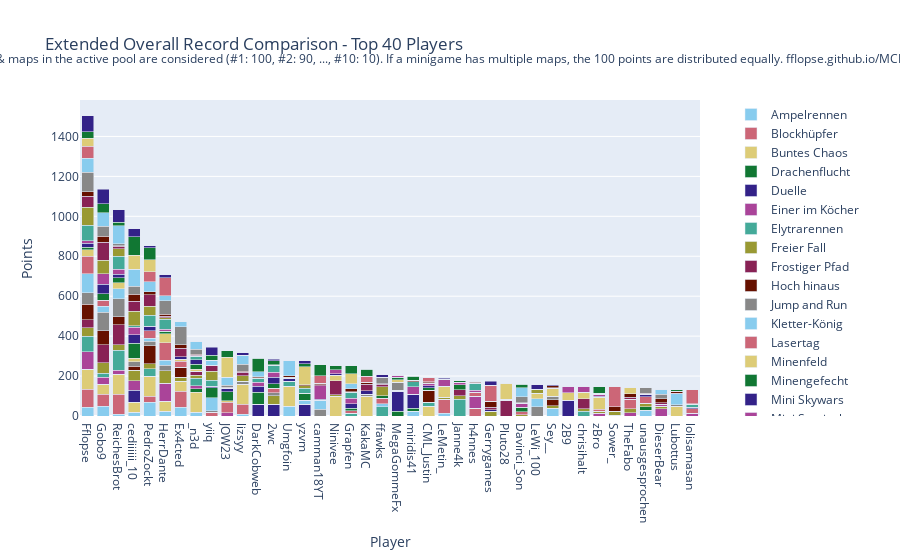

The notebook cell saved with this chart:
### Code cell
import plotly.graph_objects as go

# Sum all columns to get the total score
outDf['Total'] = outDf.sum(axis=1)

# Sort by total score and fill N/A values with 0
outDf = outDf.sort_values(by='Total', ascending=False).fillna(0)

# Crop to top 10 players
cropDf = outDf.head(40).copy()

# Drop the 'Total' column for plotting
cropDf = cropDf.drop(columns=['Total'])

# Create a color palette
color_palette = px.colors.qualitative.Safe

# Create the stacked bar plot
fig = go.Figure()

for column in cropDf.columns.difference(['Player']):
    fig.add_trace(go.Bar(
        x=cropDf.index,
        y=cropDf[column],
        name=column,
        marker_color=color_palette[len(fig.data) % len(color_palette)]
    ))

# Update layout
fig.update_layout(
    barmode='stack',
    title='Extended Overall Record Comparison - Top 40 Players',
    xaxis=dict(title='Player'),
    yaxis=dict(title='Points'),
    #height=800,
    #width=1000,
    legend=dict(
        x=1.05,
        y=0.5,
        traceorder='normal',
        font=dict(size=12),
        bgcolor='rgba(255, 255, 255, 0)',
        bordercolor='rgba(0, 0, 0, 0)'
    ),
    margin=dict(r=200),  # Adjust right margin to make room for the legend
    annotations=[
        dict(
            x=0.5,
            y=1.1635,
            xref='paper',
            yref='paper',
            text='Max 100 points per minigame. Records #1 through #10 of games & maps in the active pool are considered (#1: 100, #2: 90, ..., #10: 10). If a minigame has multiple maps, the 100 points are distributed equally. fflopse.github.io/MCP-Records/data-analysis/global-ranking.ipynb',
            showarrow=False,
            font=dict(size=12),
            xanchor='center'
        )
    ]
)

fig.show()

# save the plot as an html file

fig.write_html('out/ext_overall_record_comparison.html')

### Figure 1 — Plotly figure (JSON) as saved in the notebook; plotly's stock layout.template omitted (floating-point values rounded to 4 significant figures)
{"data": [{"marker": {"color": "rgb(136, 204, 238)"}, "name": "Ampelrennen", "type": "bar", "x": ["Fflopse", "Gobo9", "ReichesBrot", "cediiiiii_10", "PedroZockt", "HerrDante", "Ex4cted", "_n3d", "yiiq", "JOW23", "lizsyy", "DarkCobweb", "2wc", "Umgfoin", "yzvm", "camman18YT", "Ninivee", "Grapfen", "KakaMC", "ffawks", "MegaGommeFx", "miridis41", "CML_Justin", "LeMetin_", "Janne4k", "h4nnes", "Gerrygames", "Pluto28", "Davinci_Son", "LeWi_100", "Sey__", "2B9", "chrisihalt", "zBro", "Sower_", "TheFabo", "unausgesprochen", "DieserBear", "Lubottus", "lolisamasan"], "y": [45, 50, 10, 20, 70, 25, 45, 20, 0, 0, 10, 0, 0, 50, 0, 0, 0, 0, 0, 0, 0, 25, 0, 15, 0, 0, 0, 0, 0, 0, 40, 0, 0, 0, 0, 0, 30, 0, 0, 0]}, {"marker": {"color": "rgb(204, 102, 119)"}, "name": "Blockhüpfer", "type": "bar", "x": ["Fflopse", "Gobo9", "ReichesBrot", "cediiiiii_10", "PedroZockt", "HerrDante", "Ex4cted", "_n3d", "yiiq", "JOW23", "lizsyy", "DarkCobweb", "2wc", "Umgfoin", "yzvm", "camman18YT", "Ninivee", "Grapfen", "KakaMC", "ffawks", "MegaGommeFx", "miridis41", "CML_Justin", "LeMetin_", "Janne4k", "h4nnes", "Gerrygames", "Pluto28", "Davinci_Son", "LeWi_100", "Sey__", "2B9", "chrisihalt", "zBro", "Sower_", "TheFabo", "unausgesprochen", "DieserBear", "Lubottus", "lolisamasan"], "y": [90, 60, 100, 0, 30, 0, 80, 0, 20, 0, 50, 0, 0, 0, 0, 0, 0, 0, 0, 0, 0, 0, 0, 70, 0, 40, 0, 0, 0, 0, 0, 0, 0, 0, 0, 0, 0, 0, 0, 0]}, {"marker": {"color": "rgb(221, 204, 119)"}, "name": "Buntes Chaos", "type": "bar", "x": ["Fflopse", "Gobo9", "ReichesBrot", "cediiiiii_10", "PedroZockt", "HerrDante", "Ex4cted", "_n3d", "yiiq", "JOW23", "lizsyy", "DarkCobweb", "2wc", "Umgfoin", "yzvm", "camman18YT", "Ninivee", "Grapfen", "KakaMC", "ffawks", "MegaGommeFx", "miridis41", "CML_Justin", "LeMetin_", "Janne4k", "h4nnes", "Gerrygames", "Pluto28", "Davinci_Son", "LeWi_100", "Sey__", "2B9", "chrisihalt", "zBro", "Sower_", "TheFabo", "unausgesprochen", "DieserBear", "Lubottus", "lolisamasan"], "y": [100, 50, 100, 50, 100, 50, 50, 100, 0, 0, 100, 0, 0, 100, 0, 0, 100, 0, 100, 0, 0, 0, 50, 0, 0, 0, 0, 0, 0, 0, 0, 0, 0, 0, 0, 0, 0, 0, 50, 0]}, {"marker": {"color": "rgb(17, 119, 51)"}, "name": "Drachenflucht", "type": "bar", "x": ["Fflopse", "Gobo9", "ReichesBrot", "cediiiiii_10", "PedroZockt", "HerrDante", "Ex4cted", "_n3d", "yiiq", "JOW23", "lizsyy", "DarkCobweb", "2wc", "Umgfoin", "yzvm", "camman18YT", "Ninivee", "Grapfen", "KakaMC", "ffawks", "MegaGommeFx", "miridis41", "CML_Justin", "LeMetin_", "Janne4k", "h4nnes", "Gerrygames", "Pluto28", "Davinci_Son", "LeWi_100", "Sey__", "2B9", "chrisihalt", "zBro", "Sower_", "TheFabo", "unausgesprochen", "DieserBear", "Lubottus", "lolisamasan"], "y": [0, 0, 0, 0, 0, 0, 0, 16, 0, 0, 0, 0, 0, 0, 0, 0, 0, 0, 0, 0, 24, 14, 0, 0, 0, 0, 0, 0, 0, 0, 0, 0, 0, 0, 4, 0, 16, 0, 0, 0]}, {"marker": {"color": "rgb(51, 34, 136)"}, "name": "Duelle", "type": "bar", "x": ["Fflopse", "Gobo9", "ReichesBrot", "cediiiiii_10", "PedroZockt", "HerrDante", "Ex4cted", "_n3d", "yiiq", "JOW23", "lizsyy", "DarkCobweb", "2wc", "Umgfoin", "yzvm", "camman18YT", "Ninivee", "Grapfen", "KakaMC", "ffawks", "MegaGommeFx", "miridis41", "CML_Justin", "LeMetin_", "Janne4k", "h4nnes", "Gerrygames", "Pluto28", "Davinci_Son", "LeWi_100", "Sey__", "2B9", "chrisihalt", "zBro", "Sower_", "TheFabo", "unausgesprochen", "DieserBear", "Lubottus", "lolisamasan"], "y": [0, 0, 0, 60, 0, 0, 0, 0, 0, 0, 0, 60, 60, 0, 60, 0, 0, 0, 0, 0, 100, 70, 0, 0, 0, 0, 0, 0, 0, 0, 0, 80, 0, 0, 0, 0, 0, 0, 0, 0]}, {"marker": {"color": "rgb(170, 68, 153)"}, "name": "Einer im Köcher", "type": "bar", "x": ["Fflopse", "Gobo9", "ReichesBrot", "cediiiiii_10", "PedroZockt", "HerrDante", "Ex4cted", "_n3d", "yiiq", "JOW23", "lizsyy", "DarkCobweb", "2wc", "Umgfoin", "yzvm", "camman18YT", "Ninivee", "Grapfen", "KakaMC", "ffawks", "MegaGommeFx", "miridis41", "CML_Justin", "LeMetin_", "Janne4k", "h4nnes", "Gerrygames", "Pluto28", "Davinci_Son", "LeWi_100", "Sey__", "2B9", "chrisihalt", "zBro", "Sower_", "TheFabo", "unausgesprochen", "DieserBear", "Lubottus", "lolisamasan"], "y": [86.67, 33.33, 20, 46.67, 0, 90, 0, 16.67, 0, 16.67, 0, 0, 0, 0, 0, 0, 0, 0, 0, 0, 0, 0, 0, 0, 0, 60, 0, 0, 0, 0, 0, 0, 0, 13.33, 0, 16.67, 0, 36.67, 0, 13.33]}, {"marker": {"color": "rgb(68, 170, 153)"}, "name": "Elytrarennen", "type": "bar", "x": ["Fflopse", "Gobo9", "ReichesBrot", "cediiiiii_10", "PedroZockt", "HerrDante", "Ex4cted", "_n3d", "yiiq", "JOW23", "lizsyy", "DarkCobweb", "2wc", "Umgfoin", "yzvm", "camman18YT", "Ninivee", "Grapfen", "KakaMC", "ffawks", "MegaGommeFx", "miridis41", "CML_Justin", "LeMetin_", "Janne4k", "h4nnes", "Gerrygames", "Pluto28", "Davinci_Son", "LeWi_100", "Sey__", "2B9", "chrisihalt", "zBro", "Sower_", "TheFabo", "unausgesprochen", "DieserBear", "Lubottus", "lolisamasan"], "y": [76.67, 20, 100, 0, 36.67, 0, 0, 36.67, 0, 0, 0, 0, 0, 23.33, 0, 0, 0, 13.33, 0, 46.67, 0, 0, 20, 0, 83.33, 0, 0, 0, 0, 0, 0, 0, 23.33, 0, 0, 0, 0, 0, 0, 0]}, {"marker": {"color": "rgb(153, 153, 51)"}, "name": "Freier Fall", "type": "bar", "x": ["Fflopse", "Gobo9", "ReichesBrot", "cediiiiii_10", "PedroZockt", "HerrDante", "Ex4cted", "_n3d", "yiiq", "JOW23", "lizsyy", "DarkCobweb", "2wc", "Umgfoin", "yzvm", "camman18YT", "Ninivee", "Grapfen", "KakaMC", "ffawks", "MegaGommeFx", "miridis41", "CML_Justin", "LeMetin_", "Janne4k", "h4nnes", "Gerrygames", "Pluto28", "Davinci_Son", "LeWi_100", "Sey__", "2B9", "chrisihalt", "zBro", "Sower_", "TheFabo", "unausgesprochen", "DieserBear", "Lubottus", "lolisamasan"], "y": [42.5, 52.5, 27.5, 52.5, 25, 62.5, 20, 15, 0, 0, 0, 0, 42.5, 0, 0, 0, 7.5, 0, 0, 0, 5, 0, 0, 10, 17.5, 0, 25, 0, 7.5, 0, 12.5, 0, 12.5, 10, 20, 20, 17.5, 12.5, 0, 0]}, {"marker": {"color": "rgb(136, 34, 85)"}, "name": "Frostiger Pfad", "type": "bar", "x": ["Fflopse", "Gobo9", "ReichesBrot", "cediiiiii_10", "PedroZockt", "HerrDante", "Ex4cted", "_n3d", "yiiq", "JOW23", "lizsyy", "DarkCobweb", "2wc", "Umgfoin", "yzvm", "camman18YT", "Ninivee", "Grapfen", "KakaMC", "ffawks", "MegaGommeFx", "miridis41", "CML_Justin", "LeMetin_", "Janne4k", "h4nnes", "Gerrygames", "Pluto28", "Davinci_Son", "LeWi_100", "Sey__", "2B9", "chrisihalt", "zBro", "Sower_", "TheFabo", "unausgesprochen", "DieserBear", "Lubottus", "lolisamasan"], "y": [40, 90, 100, 0, 0, 0, 0, 20, 0, 0, 0, 0, 0, 0, 0, 0, 70, 0, 0, 0, 0, 0, 0, 0, 30, 0, 0, 80, 0, 0, 0, 0, 50, 0, 0, 0, 0, 0, 0, 0]}, {"marker": {"color": "rgb(102, 17, 0)"}, "name": "Hoch hinaus", "type": "bar", "x": ["Fflopse", "Gobo9", "ReichesBrot", "cediiiiii_10", "PedroZockt", "HerrDante", "Ex4cted", "_n3d", "yiiq", "JOW23", "lizsyy", "DarkCobweb", "2wc", "Umgfoin", "yzvm", "camman18YT", "Ninivee", "Grapfen", "KakaMC", "ffawks", "MegaGommeFx", "miridis41", "CML_Justin", "LeMetin_", "Janne4k", "h4nnes", "Gerrygames", "Pluto28", "Davinci_Son", "LeWi_100", "Sey__", "2B9", "chrisihalt", "zBro", "Sower_", "TheFabo", "unausgesprochen", "DieserBear", "Lubottus", "lolisamasan"], "y": [80, 70, 40, 20, 90, 0, 50, 0, 0, 0, 0, 0, 0, 0, 0, 0, 0, 0, 0, 0, 0, 0, 60, 0, 0, 0, 0, 0, 0, 0, 30, 0, 0, 0, 0, 0, 0, 0, 0, 0]}, {"marker": {"color": "rgb(136, 136, 136)"}, "name": "Jump and Run", "type": "bar", "x": ["Fflopse", "Gobo9", "ReichesBrot", "cediiiiii_10", "PedroZockt", "HerrDante", "Ex4cted", "_n3d", "yiiq", "JOW23", "lizsyy", "DarkCobweb", "2wc", "Umgfoin", "yzvm", "camman18YT", "Ninivee", "Grapfen", "KakaMC", "ffawks", "MegaGommeFx", "miridis41", "CML_Justin", "LeMetin_", "Janne4k", "h4nnes", "Gerrygames", "Pluto28", "Davinci_Son", "LeWi_100", "Sey__", "2B9", "chrisihalt", "zBro", "Sower_", "TheFabo", "unausgesprochen", "DieserBear", "Lubottus", "lolisamasan"], "y": [56.67, 93.33, 90, 23.33, 23.33, 26.67, 0, 0, 6.667, 0, 13.33, 0, 13.33, 0, 0, 33.33, 0, 0, 10, 0, 40, 0, 0, 0, 0, 0, 0, 0, 0, 46.67, 16.67, 0, 0, 0, 0, 0, 0, 0, 6.667, 0]}, {"marker": {"color": "rgb(136, 204, 238)"}, "name": "Kletter-König", "type": "bar", "x": ["Fflopse", "Gobo9", "ReichesBrot", "cediiiiii_10", "PedroZockt", "HerrDante", "Ex4cted", "_n3d", "yiiq", "JOW23", "lizsyy", "DarkCobweb", "2wc", "Umgfoin", "yzvm", "camman18YT", "Ninivee", "Grapfen", "KakaMC", "ffawks", "MegaGommeFx", "miridis41", "CML_Justin", "LeMetin_", "Janne4k", "h4nnes", "Gerrygames", "Pluto28", "Davinci_Son", "LeWi_100", "Sey__", "2B9", "chrisihalt", "zBro", "Sower_", "TheFabo", "unausgesprochen", "DieserBear", "Lubottus", "lolisamasan"], "y": [95, 30, 50, 0, 15, 25, 0, 0, 65, 0, 0, 0, 0, 0, 20, 45, 0, 0, 0, 15, 0, 0, 0, 0, 0, 0, 0, 0, 0, 40, 0, 0, 0, 0, 0, 0, 0, 0, 55, 0]}, {"marker": {"color": "rgb(204, 102, 119)"}, "name": "Lasertag", "type": "bar", "x": ["Fflopse", "Gobo9", "ReichesBrot", "cediiiiii_10", "PedroZockt", "HerrDante", "Ex4cted", "_n3d", "yiiq", "JOW23", "lizsyy", "DarkCobweb", "2wc", "Umgfoin", "yzvm", "camman18YT", "Ninivee", "Grapfen", "KakaMC", "ffawks", "MegaGommeFx", "miridis41", "CML_Justin", "LeMetin_", "Janne4k", "h4nnes", "Gerrygames", "Pluto28", "Davinci_Son", "LeWi_100", "Sey__", "2B9", "chrisihalt", "zBro", "Sower_", "TheFabo", "unausgesprochen", "DieserBear", "Lubottus", "lolisamasan"], "y": [86.67, 30, 0, 0, 36.67, 86.67, 30, 0, 0, 53.33, 0, 0, 23.33, 0, 0, 0, 0, 13.33, 0, 26.67, 0, 0, 0, 0, 0, 20, 0, 0, 13.33, 0, 0, 0, 0, 10, 0, 46.67, 33.33, 0, 0, 23.33]}, {"marker": {"color": "rgb(221, 204, 119)"}, "name": "Minenfeld", "type": "bar", "x": ["Fflopse", "Gobo9", "ReichesBrot", "cediiiiii_10", "PedroZockt", "HerrDante", "Ex4cted", "_n3d", "yiiq", "JOW23", "lizsyy", "DarkCobweb", "2wc", "Umgfoin", "yzvm", "camman18YT", "Ninivee", "Grapfen", "KakaMC", "ffawks", "MegaGommeFx", "miridis41", "CML_Justin", "LeMetin_", "Janne4k", "h4nnes", "Gerrygames", "Pluto28", "Davinci_Son", "LeWi_100", "Sey__", "2B9", "chrisihalt", "zBro", "Sower_", "TheFabo", "unausgesprochen", "DieserBear", "Lubottus", "lolisamasan"], "y": [33.33, 0, 30, 16.67, 0, 46.67, 10, 10, 0, 6.667, 0, 0, 0, 0, 0, 0, 26.67, 0, 0, 0, 13.33, 0, 0, 53.33, 0, 0, 0, 0, 0, 26.67, 40, 36.67, 33.33, 60, 0, 0, 0, 0, 0, 0]}, {"marker": {"color": "rgb(17, 119, 51)"}, "name": "Minengefecht", "type": "bar", "x": ["Fflopse", "Gobo9", "ReichesBrot", "cediiiiii_10", "PedroZockt", "HerrDante", "Ex4cted", "_n3d", "yiiq", "JOW23", "lizsyy", "DarkCobweb", "2wc", "Umgfoin", "yzvm", "camman18YT", "Ninivee", "Grapfen", "KakaMC", "ffawks", "MegaGommeFx", "miridis41", "CML_Justin", "LeMetin_", "Janne4k", "h4nnes", "Gerrygames", "Pluto28", "Davinci_Son", "LeWi_100", "Sey__", "2B9", "chrisihalt", "zBro", "Sower_", "TheFabo", "unausgesprochen", "DieserBear", "Lubottus", "lolisamasan"], "y": [12.5, 32.5, 25, 75, 0, 12.5, 0, 25, 50, 45, 0, 60, 22.5, 0, 35, 0, 0, 12.5, 0, 12.5, 12.5, 0, 12.5, 0, 25, 0, 0, 0, 22.5, 0, 0, 0, 0, 0, 0, 0, 0, 0, 0, 0]}, {"marker": {"color": "rgb(51, 34, 136)"}, "name": "Mini Skywars", "type": "bar", "x": ["Fflopse", "Gobo9", "ReichesBrot", "cediiiiii_10", "PedroZockt", "HerrDante", "Ex4cted", "_n3d", "yiiq", "JOW23", "lizsyy", "DarkCobweb", "2wc", "Umgfoin", "yzvm", "camman18YT", "Ninivee", "Grapfen", "KakaMC", "ffawks", "MegaGommeFx", "miridis41", "CML_Justin", "LeMetin_", "Janne4k", "h4nnes", "Gerrygames", "Pluto28", "Davinci_Son", "LeWi_100", "Sey__", "2B9", "chrisihalt", "zBro", "Sower_", "TheFabo", "unausgesprochen", "DieserBear", "Lubottus", "lolisamasan"], "y": [20, 48.33, 16.67, 43.33, 21.67, 0, 11.67, 23.33, 8.333, 16.67, 0, 30, 31.67, 15, 0, 6.667, 6.667, 23.33, 16.67, 0, 0, 0, 8.333, 0, 0, 0, 6.667, 0, 0, 0, 0, 0, 0, 6.667, 0, 0, 13.33, 0, 0, 6.667]}, {"marker": {"color": "rgb(170, 68, 153)"}, "name": "Mini Survivalgames", "type": "bar", "x": ["Fflopse", "Gobo9", "ReichesBrot", "cediiiiii_10", "PedroZockt", "HerrDante", "Ex4cted", "_n3d", "yiiq", "JOW23", "lizsyy", "DarkCobweb", "2wc", "Umgfoin", "yzvm", "camman18YT", "Ninivee", "Grapfen", "KakaMC", "ffawks", "MegaGommeFx", "miridis41", "CML_Justin", "LeMetin_", "Janne4k", "h4nnes", "Gerrygames", "Pluto28", "Davinci_Son", "LeWi_100", "Sey__", "2B9", "chrisihalt", "zBro", "Sower_", "TheFabo", "unausgesprochen", "DieserBear", "Lubottus", "lolisamasan"], "y": [13.33, 53.33, 26.67, 36.67, 0, 10, 0, 0, 0, 0, 0, 20, 26.67, 0, 0, 66.67, 20, 26.67, 0, 0, 10, 36.67, 13.33, 33.33, 13.33, 10, 0, 0, 20, 0, 0, 33.33, 26.67, 10, 0, 0, 0, 10, 0, 0]}, {"marker": {"color": "rgb(68, 170, 153)"}, "name": "Paintball", "type": "bar", "x": ["Fflopse", "Gobo9", "ReichesBrot", "cediiiiii_10", "PedroZockt", "HerrDante", "Ex4cted", "_n3d", "yiiq", "JOW23", "lizsyy", "DarkCobweb", "2wc", "Umgfoin", "yzvm", "camman18YT", "Ninivee", "Grapfen", "KakaMC", "ffawks", "MegaGommeFx", "miridis41", "CML_Justin", "LeMetin_", "Janne4k", "h4nnes", "Gerrygames", "Pluto28", "Davinci_Son", "LeWi_100", "Sey__", "2B9", "chrisihalt", "zBro", "Sower_", "TheFabo", "unausgesprochen", "DieserBear", "Lubottus", "lolisamasan"], "y": [76.67, 0, 63.33, 6.667, 56.67, 50, 0, 16.67, 30, 0, 0, 20, 33.33, 0, 23.33, 0, 0, 30, 0, 0, 0, 26.67, 0, 0, 0, 33.33, 0, 0, 0, 0, 0, 0, 0, 0, 0, 0, 0, 0, 0, 16.67]}, {"marker": {"color": "rgb(153, 153, 51)"}, "name": "Pferderennen", "type": "bar", "x": ["Fflopse", "Gobo9", "ReichesBrot", "cediiiiii_10", "PedroZockt", "HerrDante", "Ex4cted", "_n3d", "yiiq", "JOW23", "lizsyy", "DarkCobweb", "2wc", "Umgfoin", "yzvm", "camman18YT", "Ninivee", "Grapfen", "KakaMC", "ffawks", "MegaGommeFx", "miridis41", "CML_Justin", "LeMetin_", "Janne4k", "h4nnes", "Gerrygames", "Pluto28", "Davinci_Son", "LeWi_100", "Sey__", "2B9", "chrisihalt", "zBro", "Sower_", "TheFabo", "unausgesprochen", "DieserBear", "Lubottus", "lolisamasan"], "y": [91.67, 66.67, 38.33, 73.33, 45, 6.667, 0, 0, 45, 0, 28.33, 0, 0, 6.667, 13.33, 0, 0, 0, 0, 46.67, 0, 0, 0, 0, 0, 0, 0, 0, 0, 20, 3.333, 0, 0, 0, 0, 0, 0, 0, 0, 0]}, {"marker": {"color": "rgb(136, 34, 85)"}, "name": "Replika", "type": "bar", "x": ["Fflopse", "Gobo9", "ReichesBrot", "cediiiiii_10", "PedroZockt", "HerrDante", "Ex4cted", "_n3d", "yiiq", "JOW23", "lizsyy", "DarkCobweb", "2wc", "Umgfoin", "yzvm", "camman18YT", "Ninivee", "Grapfen", "KakaMC", "ffawks", "MegaGommeFx", "miridis41", "CML_Justin", "LeMetin_", "Janne4k", "h4nnes", "Gerrygames", "Pluto28", "Davinci_Son", "LeWi_100", "Sey__", "2B9", "chrisihalt", "zBro", "Sower_", "TheFabo", "unausgesprochen", "DieserBear", "Lubottus", "lolisamasan"], "y": [53.98, 90.87, 12.52, 51.55, 57.67, 8.35, 43.2, 4.951, 28.64, 2.718, 18.64, 1.942, 2.718, 0, 0, 5.146, 0, 1.359, 32.62, 11.55, 0.2913, 0, 2.427, 0.1942, 0, 0, 12.62, 2.33, 0.2913, 0.2913, 0.1942, 0, 0, 0.1942, 0, 11.17, 0.1942, 7.282, 3.204, 0]}, {"marker": {"color": "rgb(102, 17, 0)"}, "name": "Sammelwahn", "type": "bar", "x": ["Fflopse", "Gobo9", "ReichesBrot", "cediiiiii_10", "PedroZockt", "HerrDante", "Ex4cted", "_n3d", "yiiq", "JOW23", "lizsyy", "DarkCobweb", "2wc", "Umgfoin", "yzvm", "camman18YT", "Ninivee", "Grapfen", "KakaMC", "ffawks", "MegaGommeFx", "miridis41", "CML_Justin", "LeMetin_", "Janne4k", "h4nnes", "Gerrygames", "Pluto28", "Davinci_Son", "LeWi_100", "Sey__", "2B9", "chrisihalt", "zBro", "Sower_", "TheFabo", "unausgesprochen", "DieserBear", "Lubottus", "lolisamasan"], "y": [22.75, 28.25, 3.25, 34.25, 15, 10, 16.75, 3.75, 0, 3.5, 5, 5.5, 0, 6.75, 3.75, 6, 2, 15, 10.75, 2.75, 0, 7, 4.5, 2.75, 0, 4.75, 30.25, 2.25, 3.25, 0, 7.75, 2.5, 3.25, 3.5, 21.75, 16.75, 3.25, 19.5, 10, 0.75]}, {"marker": {"color": "rgb(136, 136, 136)"}, "name": "Schießstand", "type": "bar", "x": ["Fflopse", "Gobo9", "ReichesBrot", "cediiiiii_10", "PedroZockt", "HerrDante", "Ex4cted", "_n3d", "yiiq", "JOW23", "lizsyy", "DarkCobweb", "2wc", "Umgfoin", "yzvm", "camman18YT", "Ninivee", "Grapfen", "KakaMC", "ffawks", "MegaGommeFx", "miridis41", "CML_Justin", "LeMetin_", "Janne4k", "h4nnes", "Gerrygames", "Pluto28", "Davinci_Son", "LeWi_100", "Sey__", "2B9", "chrisihalt", "zBro", "Sower_", "TheFabo", "unausgesprochen", "DieserBear", "Lubottus", "lolisamasan"], "y": [96.67, 50, 10, 40, 0, 66.67, 90, 26.67, 0, 10, 33.33, 0, 0, 0, 0, 0, 0, 0, 0, 33.33, 0, 0, 0, 0, 0, 6.667, 0, 0, 30, 0, 0, 0, 0, 0, 0, 0, 26.67, 23.33, 0, 0]}, {"marker": {"color": "rgb(136, 204, 238)"}, "name": "Spleef", "type": "bar", "x": ["Fflopse", "Gobo9", "ReichesBrot", "cediiiiii_10", "PedroZockt", "HerrDante", "Ex4cted", "_n3d", "yiiq", "JOW23", "lizsyy", "DarkCobweb", "2wc", "Umgfoin", "yzvm", "camman18YT", "Ninivee", "Grapfen", "KakaMC", "ffawks", "MegaGommeFx", "miridis41", "CML_Justin", "LeMetin_", "Janne4k", "h4nnes", "Gerrygames", "Pluto28", "Davinci_Son", "LeWi_100", "Sey__", "2B9", "chrisihalt", "zBro", "Sower_", "TheFabo", "unausgesprochen", "DieserBear", "Lubottus", "lolisamasan"], "y": [70, 70, 90, 85, 50, 25, 25, 40, 25, 40, 45, 25, 0, 75, 0, 0, 0, 25, 0, 0, 0, 0, 0, 0, 0, 0, 0, 0, 45, 0, 0, 0, 0, 0, 0, 0, 0, 25, 0, 0]}, {"marker": {"color": "rgb(204, 102, 119)"}, "name": "Todeswürfel", "type": "bar", "x": ["Fflopse", "Gobo9", "ReichesBrot", "cediiiiii_10", "PedroZockt", "HerrDante", "Ex4cted", "_n3d", "yiiq", "JOW23", "lizsyy", "DarkCobweb", "2wc", "Umgfoin", "yzvm", "camman18YT", "Ninivee", "Grapfen", "KakaMC", "ffawks", "MegaGommeFx", "miridis41", "CML_Justin", "LeMetin_", "Janne4k", "h4nnes", "Gerrygames", "Pluto28", "Davinci_Son", "LeWi_100", "Sey__", "2B9", "chrisihalt", "zBro", "Sower_", "TheFabo", "unausgesprochen", "DieserBear", "Lubottus", "lolisamasan"], "y": [60, 0, 0, 0, 50, 90, 0, 0, 0, 0, 0, 0, 0, 0, 0, 40, 0, 0, 30, 0, 0, 0, 20, 0, 0, 0, 80, 0, 0, 0, 0, 0, 0, 0, 100, 0, 0, 0, 0, 70]}, {"marker": {"color": "rgb(221, 204, 119)"}, "name": "Waffenfolge", "type": "bar", "x": ["Fflopse", "Gobo9", "ReichesBrot", "cediiiiii_10", "PedroZockt", "HerrDante", "Ex4cted", "_n3d", "yiiq", "JOW23", "lizsyy", "DarkCobweb", "2wc", "Umgfoin", "yzvm", "camman18YT", "Ninivee", "Grapfen", "KakaMC", "ffawks", "MegaGommeFx", "miridis41", "CML_Justin", "LeMetin_", "Janne4k", "h4nnes", "Gerrygames", "Pluto28", "Davinci_Son", "LeWi_100", "Sey__", "2B9", "chrisihalt", "zBro", "Sower_", "TheFabo", "unausgesprochen", "DieserBear", "Lubottus", "lolisamasan"], "y": [40, 0, 0, 70, 60, 0, 0, 0, 0, 100, 0, 0, 0, 0, 90, 0, 0, 50, 0, 0, 0, 0, 0, 0, 0, 0, 0, 80, 0, 0, 0, 0, 0, 0, 0, 30, 0, 0, 0, 0]}, {"marker": {"color": "rgb(17, 119, 51)"}, "name": "Walls", "type": "bar", "x": ["Fflopse", "Gobo9", "ReichesBrot", "cediiiiii_10", "PedroZockt", "HerrDante", "Ex4cted", "_n3d", "yiiq", "JOW23", "lizsyy", "DarkCobweb", "2wc", "Umgfoin", "yzvm", "camman18YT", "Ninivee", "Grapfen", "KakaMC", "ffawks", "MegaGommeFx", "miridis41", "CML_Justin", "LeMetin_", "Janne4k", "h4nnes", "Gerrygames", "Pluto28", "Davinci_Son", "LeWi_100", "Sey__", "2B9", "chrisihalt", "zBro", "Sower_", "TheFabo", "unausgesprochen", "DieserBear", "Lubottus", "lolisamasan"], "y": [33.33, 43.33, 16.67, 93.33, 60, 0, 0, 0, 26.67, 33.33, 0, 66.67, 20, 0, 16.67, 53.33, 20, 40, 33.33, 0, 0, 20, 0, 0, 6.667, 0, 0, 0, 16.67, 0, 0, 0, 0, 33.33, 0, 0, 0, 0, 6.667, 0]}, {"marker": {"color": "rgb(51, 34, 136)"}, "name": "Wettrennen", "type": "bar", "x": ["Fflopse", "Gobo9", "ReichesBrot", "cediiiiii_10", "PedroZockt", "HerrDante", "Ex4cted", "_n3d", "yiiq", "JOW23", "lizsyy", "DarkCobweb", "2wc", "Umgfoin", "yzvm", "camman18YT", "Ninivee", "Grapfen", "KakaMC", "ffawks", "MegaGommeFx", "miridis41", "CML_Justin", "LeMetin_", "Janne4k", "h4nnes", "Gerrygames", "Pluto28", "Davinci_Son", "LeWi_100", "Sey__", "2B9", "chrisihalt", "zBro", "Sower_", "TheFabo", "unausgesprochen", "DieserBear", "Lubottus", "lolisamasan"], "y": [80, 74, 64, 40, 10, 16, 0, 0, 40, 0, 14, 0, 8, 0, 14, 0, 0, 0, 0, 12, 0, 0, 0, 4, 0, 0, 20, 0, 0, 24, 6, 0, 0, 0, 0, 0, 0, 0, 0, 0]}], "layout": {"annotations": [{"font": {"size": 12}, "showarrow": false, "text": "Max 100 points per minigame. Records #1 through #10 of games & maps in the active pool are considered (#1: 100, #2: 90, ..., #10: 10). If a minigame has multiple maps, the 100 points are distributed equally. fflopse.github.io/MCP-Records/data-analysis/global-ranking.ipynb", "x": 0.5, "xanchor": "center", "xref": "paper", "y": 1.163, "yref": "paper"}], "barmode": "stack", "legend": {"bgcolor": "rgba(255, 255, 255, 0)", "bordercolor": "rgba(0, 0, 0, 0)", "font": {"size": 12}, "traceorder": "normal", "x": 1.05, "y": 0.5}, "margin": {"r": 200}, "title": {"text": "Extended Overall Record Comparison - Top 40 Players"}, "xaxis": {"title": {"text": "Player"}}, "yaxis": {"title": {"text": "Points"}}}}
